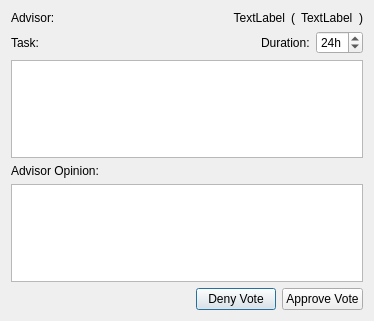
<?xml version="1.0" encoding="UTF-8"?>
<ui version="4.0">
 <class>Dialog</class>
 <widget class="QDialog" name="Dialog">
  <property name="geometry">
   <rect>
    <x>0</x>
    <y>0</y>
    <width>374</width>
    <height>321</height>
   </rect>
  </property>
  <property name="windowTitle">
   <string>Dialog</string>
  </property>
  <property name="modal">
   <bool>true</bool>
  </property>
  <layout class="QVBoxLayout" name="verticalLayout">
   <item>
    <layout class="QHBoxLayout" name="horizontalLayout_2">
     <item>
      <widget class="QLabel" name="label_5">
       <property name="text">
        <string>Advisor:</string>
       </property>
      </widget>
     </item>
     <item>
      <widget class="QLabel" name="advisorLabel">
       <property name="sizePolicy">
        <sizepolicy hsizetype="Maximum" vsizetype="Preferred">
         <horstretch>0</horstretch>
         <verstretch>0</verstretch>
        </sizepolicy>
       </property>
       <property name="text">
        <string>TextLabel</string>
       </property>
       <property name="alignment">
        <set>Qt::AlignRight|Qt::AlignTrailing|Qt::AlignVCenter</set>
       </property>
      </widget>
     </item>
     <item>
      <widget class="QLabel" name="label_6">
       <property name="sizePolicy">
        <sizepolicy hsizetype="Maximum" vsizetype="Preferred">
         <horstretch>0</horstretch>
         <verstretch>0</verstretch>
        </sizepolicy>
       </property>
       <property name="text">
        <string>(</string>
       </property>
       <property name="alignment">
        <set>Qt::AlignRight|Qt::AlignTrailing|Qt::AlignVCenter</set>
       </property>
      </widget>
     </item>
     <item>
      <widget class="QLabel" name="advisorTitle">
       <property name="sizePolicy">
        <sizepolicy hsizetype="Maximum" vsizetype="Preferred">
         <horstretch>0</horstretch>
         <verstretch>0</verstretch>
        </sizepolicy>
       </property>
       <property name="text">
        <string>TextLabel</string>
       </property>
      </widget>
     </item>
     <item>
      <widget class="QLabel" name="label_7">
       <property name="sizePolicy">
        <sizepolicy hsizetype="Maximum" vsizetype="Preferred">
         <horstretch>0</horstretch>
         <verstretch>0</verstretch>
        </sizepolicy>
       </property>
       <property name="text">
        <string>)</string>
       </property>
      </widget>
     </item>
    </layout>
   </item>
   <item>
    <layout class="QHBoxLayout" name="horizontalLayout_4">
     <item>
      <widget class="QLabel" name="label_3">
       <property name="text">
        <string>Task:</string>
       </property>
      </widget>
     </item>
     <item>
      <spacer name="horizontalSpacer_2">
       <property name="orientation">
        <enum>Qt::Horizontal</enum>
       </property>
       <property name="sizeHint" stdset="0">
        <size>
         <width>40</width>
         <height>20</height>
        </size>
       </property>
      </spacer>
     </item>
     <item>
      <widget class="QLabel" name="label_2">
       <property name="text">
        <string>Duration:</string>
       </property>
      </widget>
     </item>
     <item>
      <widget class="QSpinBox" name="durationSpinBox">
       <property name="suffix">
        <string>h</string>
       </property>
       <property name="minimum">
        <number>12</number>
       </property>
       <property name="maximum">
        <number>72</number>
       </property>
       <property name="singleStep">
        <number>12</number>
       </property>
       <property name="value">
        <number>24</number>
       </property>
      </widget>
     </item>
    </layout>
   </item>
   <item>
    <widget class="QTextEdit" name="taskingText">
     <property name="readOnly">
      <bool>true</bool>
     </property>
     <property name="html">
      <string>&lt;!DOCTYPE HTML PUBLIC &quot;-//W3C//DTD HTML 4.0//EN&quot; &quot;http://www.w3.org/TR/REC-html40/strict.dtd&quot;&gt;
&lt;html&gt;&lt;head&gt;&lt;meta name=&quot;qrichtext&quot; content=&quot;1&quot; /&gt;&lt;style type=&quot;text/css&quot;&gt;
p, li { white-space: pre-wrap; }
&lt;/style&gt;&lt;/head&gt;&lt;body style=&quot; font-family:'Lucida Grande'; font-size:13pt; font-weight:400; font-style:normal;&quot;&gt;
&lt;p style=&quot;-qt-paragraph-type:empty; margin-top:0px; margin-bottom:0px; margin-left:0px; margin-right:0px; -qt-block-indent:0; text-indent:0px;&quot;&gt;&lt;/p&gt;&lt;/body&gt;&lt;/html&gt;</string>
     </property>
     <property name="acceptRichText">
      <bool>false</bool>
     </property>
    </widget>
   </item>
   <item>
    <widget class="QLabel" name="label">
     <property name="text">
      <string>Advisor Opinion:</string>
     </property>
    </widget>
   </item>
   <item>
    <widget class="QTextEdit" name="opinionText"/>
   </item>
   <item>
    <layout class="QHBoxLayout" name="horizontalLayout">
     <item>
      <spacer name="horizontalSpacer">
       <property name="orientation">
        <enum>Qt::Horizontal</enum>
       </property>
       <property name="sizeHint" stdset="0">
        <size>
         <width>40</width>
         <height>20</height>
        </size>
       </property>
      </spacer>
     </item>
     <item>
      <widget class="QPushButton" name="noButton">
       <property name="text">
        <string>Deny Vote</string>
       </property>
      </widget>
     </item>
     <item>
      <widget class="QPushButton" name="yesButton">
       <property name="text">
        <string>Approve Vote</string>
       </property>
      </widget>
     </item>
    </layout>
   </item>
  </layout>
 </widget>
 <resources/>
 <connections>
  <connection>
   <sender>noButton</sender>
   <signal>clicked()</signal>
   <receiver>Dialog</receiver>
   <slot>reject()</slot>
   <hints>
    <hint type="sourcelabel">
     <x>385</x>
     <y>492</y>
    </hint>
    <hint type="destinationlabel">
     <x>246</x>
     <y>260</y>
    </hint>
   </hints>
  </connection>
  <connection>
   <sender>yesButton</sender>
   <signal>clicked()</signal>
   <receiver>Dialog</receiver>
   <slot>accept()</slot>
   <hints>
    <hint type="sourcelabel">
     <x>449</x>
     <y>492</y>
    </hint>
    <hint type="destinationlabel">
     <x>246</x>
     <y>260</y>
    </hint>
   </hints>
  </connection>
 </connections>
</ui>
